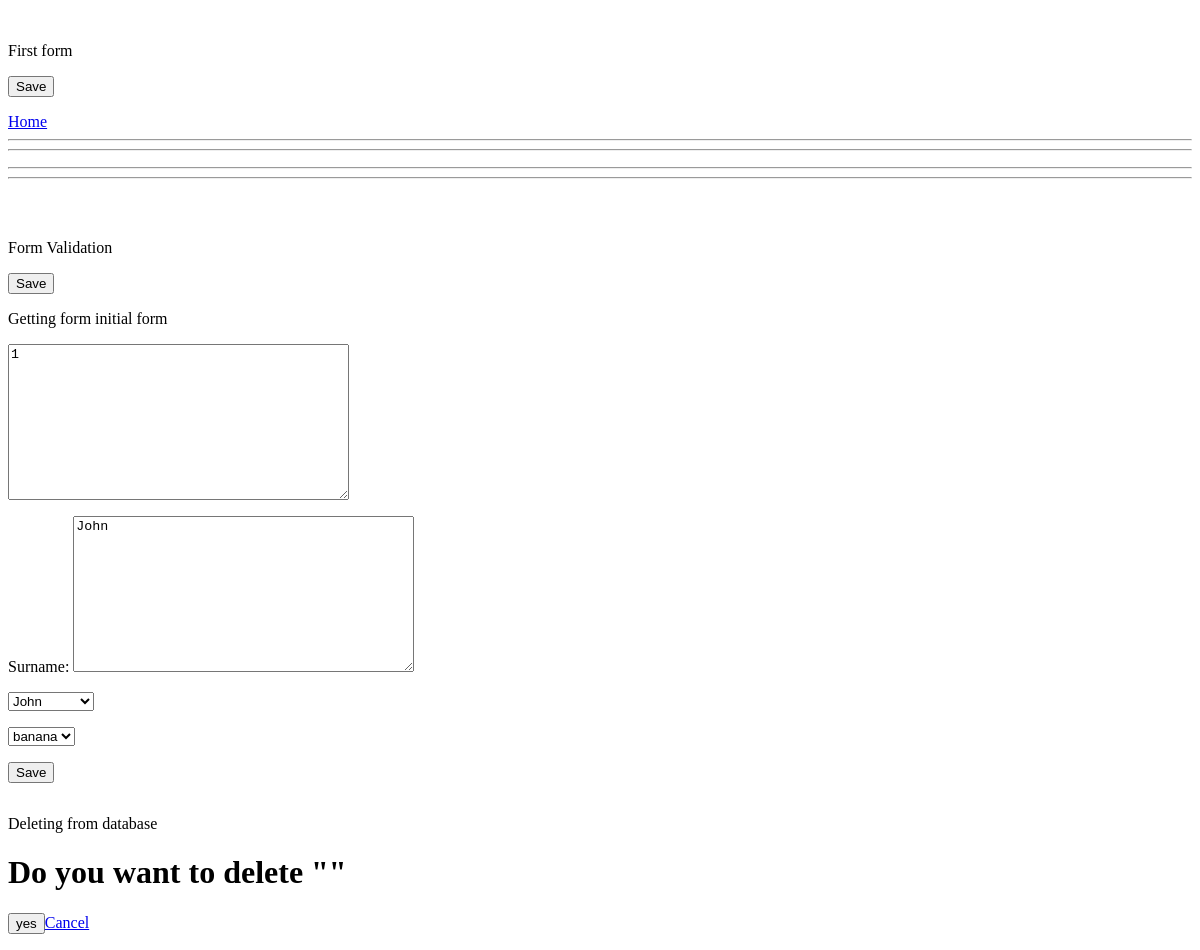
Page /backend3 on the earlier database version.
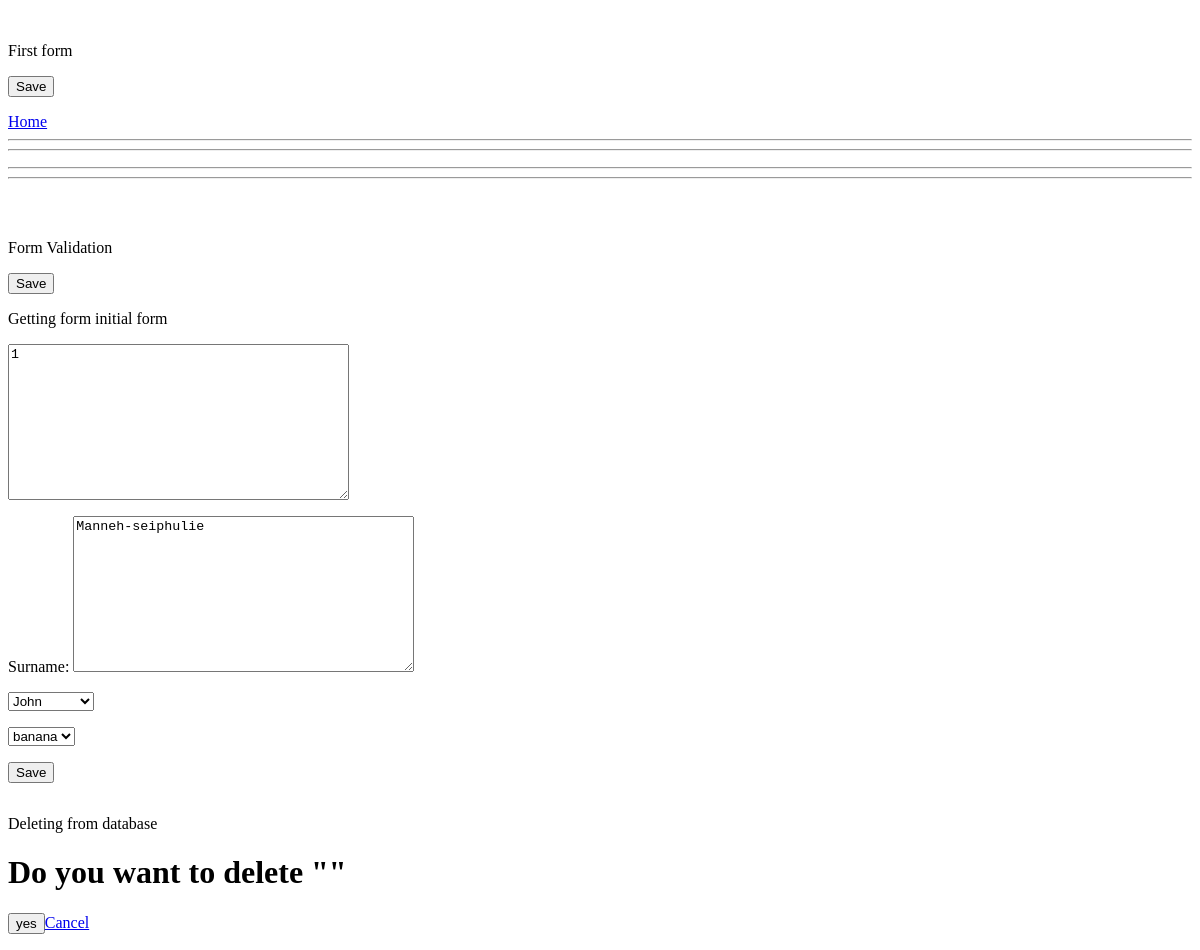
Same page on the later database version.
### manneh/models.py (models this page shows, shortened)
class Manneh(models.Model):
    firstname = models.CharField(max_length=50)
    surname = models.CharField(max_length=50)
    member_choice = [
        ('father','John'),
        ('mother', 'Sarah'),
        ('baby', 'Emmanuel'),
        ]
    member_fields = models.CharField(
        max_length=30,
        choices=member_choice,
        default = 'null'
        )
    emptyList = [('1','egg'),('2','banana')]
    emptyList_fields = models.CharField(
        max_length=50,
        choices = emptyList,
        default = 'null')

### manneh/views.py (the view)
# urls.py: url(r'^backend3$', manneh.views.backend3, name='backend3'),
def backend3(request):
   initial_data = {
       'surname':'This is my name'
       }
   obj = Manneh.objects.get(id=1)
   rawform = PassingFormInstance(request.POST or None, instance = obj )
   if rawform.is_valid():
       rawform.save()
   context = {
            'rawform':rawform
     }
   return render(request,'labeh.html',context)

### manneh/forms.py
class PassingFormInstance(forms.ModelForm):
     firstname        = forms.CharField(label='',required=True,
                       widget=forms.Textarea(
                       attrs={'placeholder':'First name'}
                         )
                       )
     surname          = forms.CharField(required=True,
                      widget=forms.Textarea(
                       attrs={'placeholder':'Last name'}
                        )
                      )
     member_fields    = forms.ChoiceField(
                       choices=Manneh.member_choice,
                       label="",
                       initial='',
                       widget=forms.Select(),
                       required = True)
     emptyList_fields = forms.ChoiceField(
                       choices=Manneh.emptyList,
                       label="",
                       initial='',
                       widget=forms.Select(),
                       required = True)
     class Meta:
        model = Manneh
        fields = [
            'firstname',
            'surname',
            'member_fields',
            'emptyList_fields'
            ]

### manneh/inappTemplates/labeh.html (shortened to what this page needs)
<!DOCTYPE html>
<html lang="en" xmlns="http://www.w3.org/1999/xhtml">
<head>
</head>
<body>
    <p>First form </p>
  <form method="POST">
      <input id="save" type="submit" value="Save" />
  </form>
    <a href="{% url 'home' %}">Home</a>
<hr />
<hr />
<hr />
<hr />
    <br />
    <br />
    <p>Form Validation</p>
     <form action="../create2" method ="POST">
      <input id="save" type="submit" value="Save" />
  </form>
    <p>Getting form initial form </p>
    <form action="./backend3" method="post">
            {{rawform.as_p}}
      <input  type="submit" value="Save" />
    </form>
     <p>Deleting from database </p>
    <form action="../delete/{{d_id}}" method="post">
        <h1>Do you want to delete "{{ obj.surname }}"</h1>
      <input  type="submit" value="yes" /><a href="../">Cancel</a>
    </form>
</body>
</html>

Differences in the rows shown:
changed Manneh "John": surname "John" → "Manneh-seiphulie"
